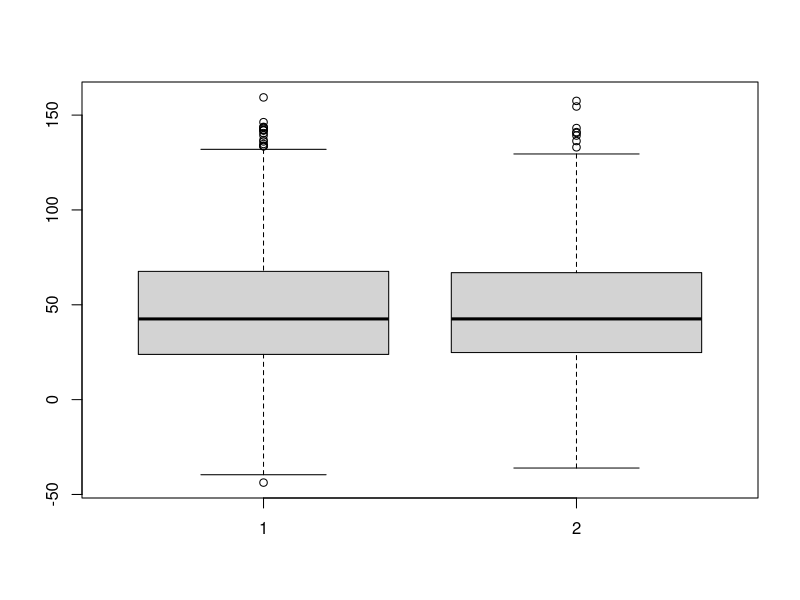
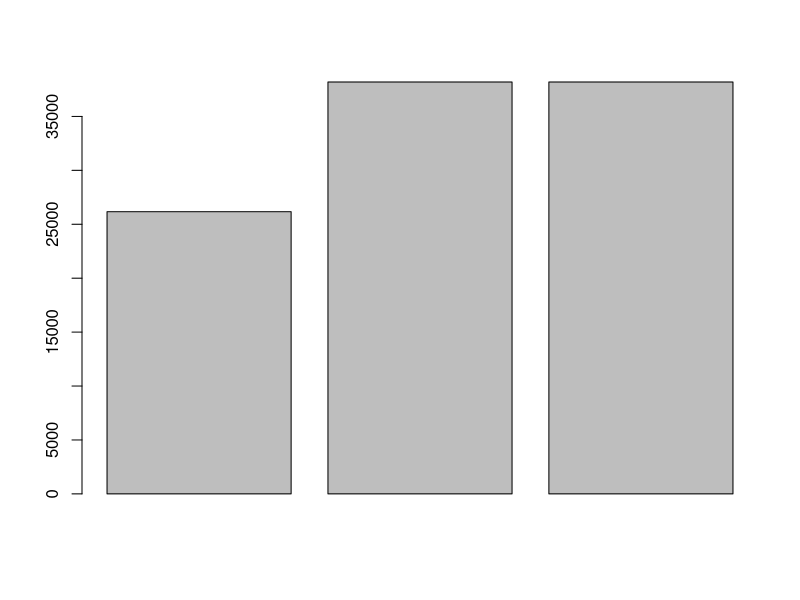
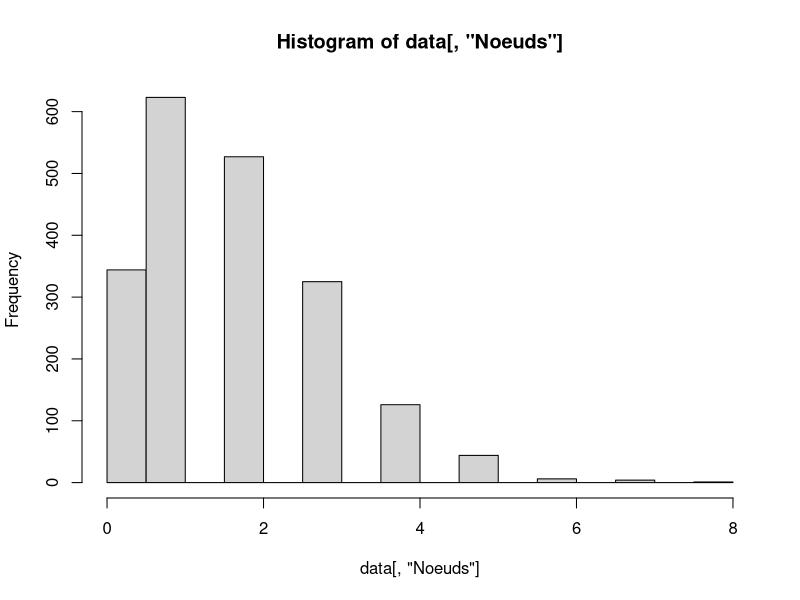
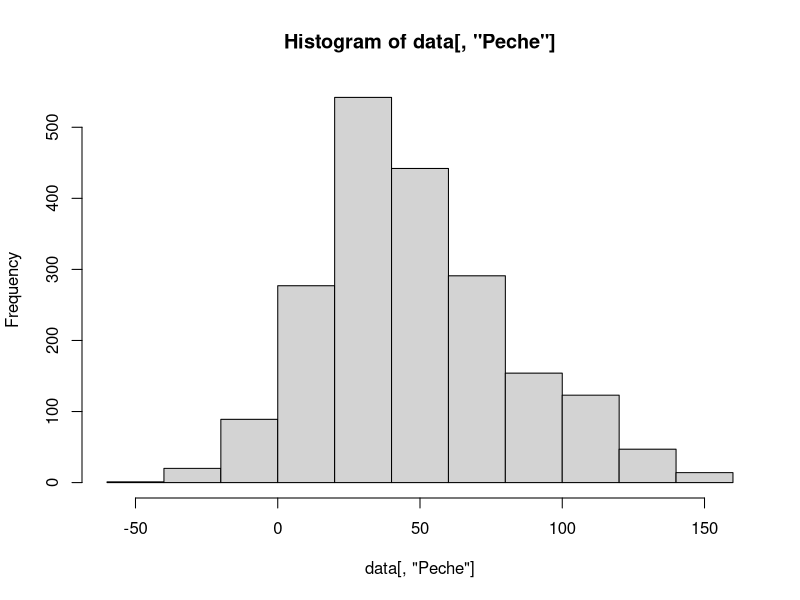
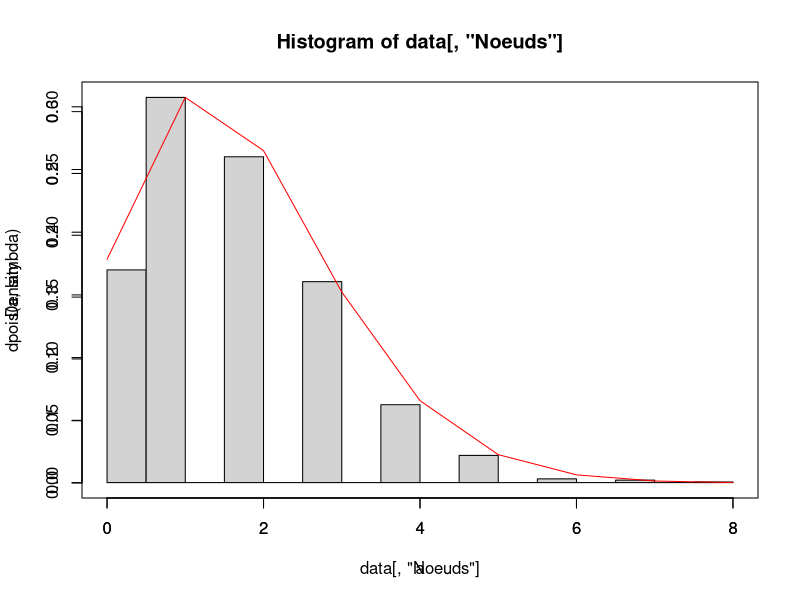
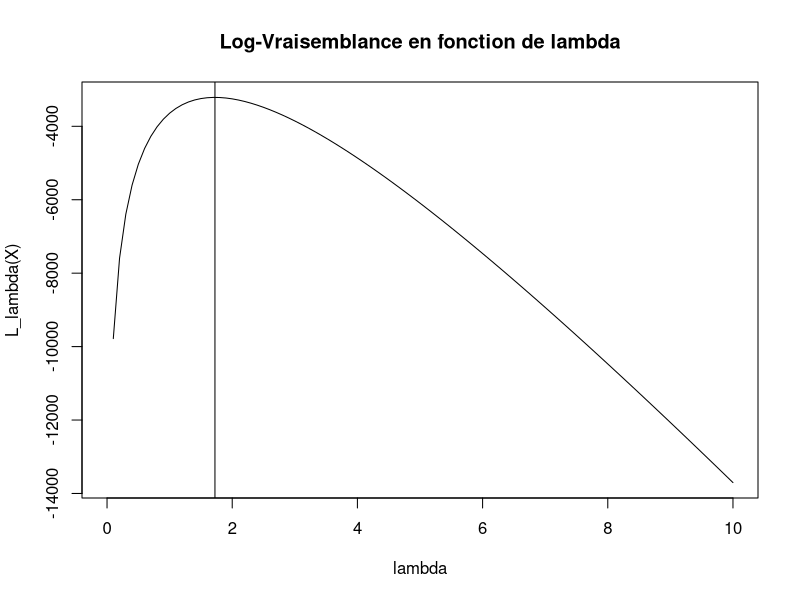
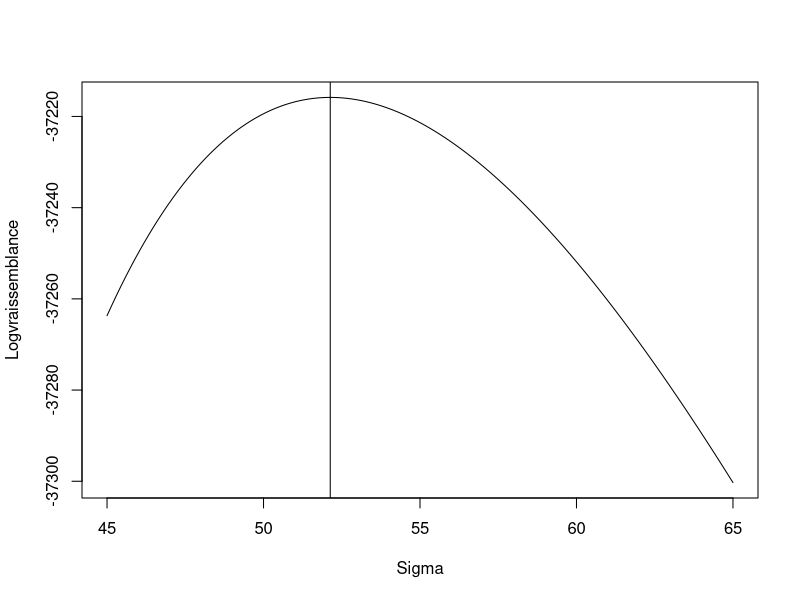
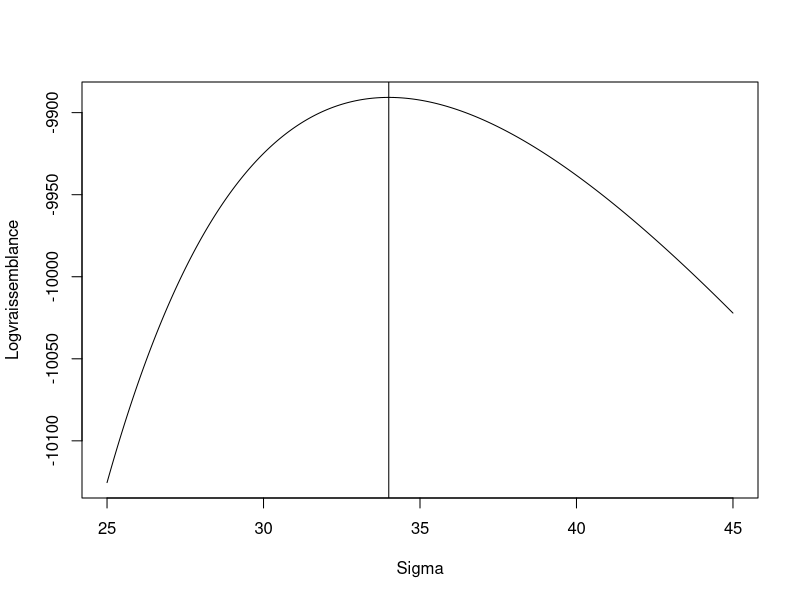

These figures' R source, in order:
## ---- chunk 1

data <- read.csv(file = "DB_binome_2.csv");
n <- nrow(data);
mandata <- c();
womandata <- c();
for (i in 1:n)
{
  if(data[i, 'Sexe'] == 0)
  {
    mandata <- c(mandata, data[i, 'Peche'])
  }
  else
  {
    womandata <- c(womandata, data[i, 'Peche'])
  }
}
print(mean(womandata))
print(mean(mandata))
boxplot(mandata, womandata)

## ---- chunk 2
tranches = c(0, 0, 0)
for (i in seq(1, n)) {
    tranche = data[i, "Age"]
    tranches[tranche - 1] = tranches[tranche - 1] + data[i, "Peche"]
}
barplot(tranches)
## ---- chunk 3
hist(data[,'Noeuds'])
## ---- chunk 4
hist(data[,'Peche'])
## ---- chunk 5
#On regarde la cohérence par rapport à la loi de poisson
a <- seq(0,8,1)
lambda = mean(data[,'Noeuds'])

hist(data[,'Noeuds'],freq=FALSE,breaks = seq(0,8,0.5))
par(new=TRUE)
plot(a,dpois(a,lambda),"l",col="red")



## ---- chunk 6
log_L = function(x, l) {
  s = 0
  for(i in seq(1, length(x)))
  {
    s = s + log(factorial(x[i]))
  }
  return(-1 * length(x) * l + log(l) * sum(x) - s)
}

x = seq(0, 10, 0.1)
plot(x = x, 
     y = log_L(data[, "Noeuds"], x),
     main = "Log-Vraisemblance en fonction de lambda",
     xlab = "lambda",
     ylab = "L_lambda(X)",
     type = "l")
lambda = mean(data[,'Noeuds'])
print(lambda)
par(new = TRUE)
abline(v = lambda)
## ---- chunk 7
print(lambda)
for(i in seq(1, 100)) {
  p = exp(-1 * lambda) * lambda ^ i / factorial(i)
  if (p < 0.00001)
  {
    break
  }
}
print(i)
## ---- chunk 8
logvraiss = function(sigma, lambda, X, imax) {
  #initalisation du tableau des puissances de lambda et des i factoriel de 0 à imax
  powers = c(1)
  facts = c(1)
  for(i in 2:(imax+1))
  {
    powers <- c(powers, lambda*powers[i-1])
    facts <- c(facts, (i-1)*facts[i-1])
  }
  logproduit = 0
  for (xi in X) {
    somme = 0
    for (i in i:(imax+1)){
      somme <- somme + powers[i]/facts[i]*exp(-(xi - 100/(i))**2/(2*sigma**2))
    }
    logproduit <- -lambda -log((2*pi)**0.5*sigma) + logproduit + log(somme)
  }
  return(logproduit)
}
## ---- chunk 9
vec = data[, "Peche"]
imax = 11
lambda = lambda # on garde l'ancien
sig = optimise(logvraiss, lambda = lambda, X = vec, imax = imax, lower = 0, upper = 100, maximum = TRUE)
print(sig)
sigma1 = sig$maximum
## ---- chunk 10
Sigma = seq(45,65,0.001)
Logvraissemblance = logvraiss(Sigma,lambda,vec,imax)
plot(x = Sigma, y = Logvraissemblance, type = "l")
par(new = TRUE)
abline(v = sigma1)
## ---- chunk 11
ecart_type = function (X)
{
  moy = mean(X)
  sum = 0
  for(x in X)
  {
    sum <- sum + (x - moy)**2
  }
  
  return((sum/length(X))**0.5)
}

logvraiss2 <- function(sigma,X)
{
  n = length(X)
  return(-n*log((2*pi)**0.5*sigma) - ecart_type(X)**2*n/(2*sigma**2))
}

sigma2 = ecart_type(vec)
print(sigma2)
Sigma = seq(25,45,0.001)
Logvraissemblance = logvraiss2(Sigma,vec)

plot(x = Sigma, y = Logvraissemblance, type = "l")
par(new = TRUE)
abline(v = sigma2)
## ---- chunk 12
confiance <- function(X, alpha=0.05)
{
  n = length(X)
  q = qt(1-alpha/2,n)
  moy = 0
  for (xi in X)
  {
    moy <- moy + xi
  }
  moy <- moy/n
  
  sn = 0
  for (xi in X)
  {
    sn <- sn + (xi-moy)^2
  }
  sn <- sn/(n-1)
  
  q <- sn * q / n**0.5
  return(c(moy-q, moy+q))
}

confiance(data[,"Noeuds"])
## ---- chunk 13
peche = c()
for (i in seq(1, n)) {
  if (data[i, "Noeuds"] == 3)
  {
    peche = c(peche, data[i, "Peche"])
  }
}


k = 15
m = min(peche)
M = max(peche)

intervalles = seq(m, M, length.out = k)
print(intervalles)

muChapeau = 0
for(i in seq(1, k - 1))
{
  ci = (intervalles[i] + intervalles[i + 1])
  ni = 0
  for (j in seq(1, length(peche)))
  {
    if (peche[j] >= intervalles[i])
    {
      if(peche[j] < intervalles[i + 1])
      {
        ni = ni + 1
      }
    }
  }
  muChapeau = muChapeau + ci * ni
}
muChapeau = muChapeau / length(peche)

sigmaChapeau = 0
for(i in seq(1, k - 1))
{
  ci = (intervalles[i] + intervalles[i + 1])
  ni = 0
  for (j in seq(1, length(peche)))
  {
    if (peche[j] >= intervalles[i])
    {
      if(peche[j] < intervalles[i + 1])
      {
        ni = ni + 1
      }
    }
  }
  sigmaChapeau = sigmaChapeau + ni * (ci - muChapeau) * (ci - muChapeau)
}
sigmaChapeau = sigmaChapeau / length(peche)
sigmaChapeau = sqrt(sigmaChapeau)

print(muChapeau)
print(sigmaChapeau)
